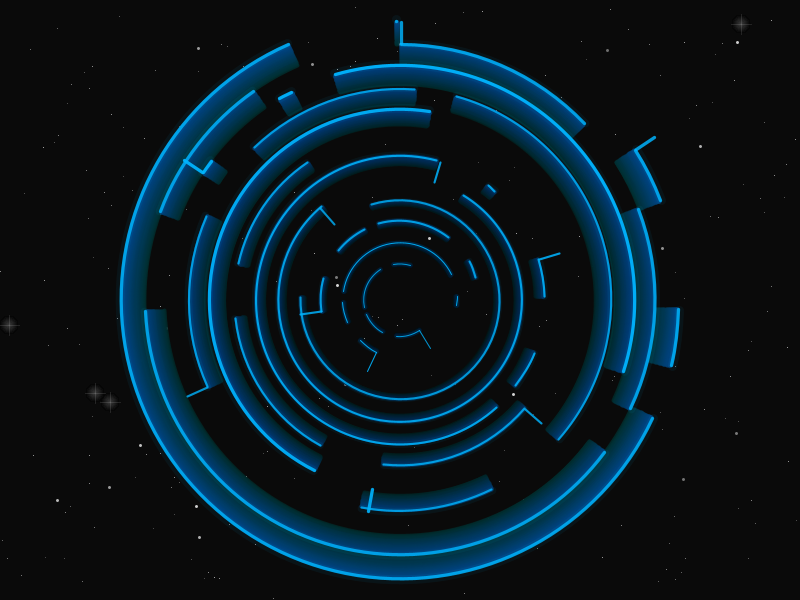
Frame 1 (no input)
Frame 60 (the mouse pressed at the canvas centre just before this capture): identical to frame 1, image omitted
Frame 120 (the mouse held since frame 60 and released just before this capture): identical to frame 1, image omitted

The Processing sketch that drew this single still picture (run headless with seeded random() and noise(); from frame 60 on, the mouse is pressed at the canvas centre):

// Processing sketch: processing_45111
// ── processing_45111.pde

// *******************************************************************************
// * Image de synthèse et interactivité EDM4610                                  *
// * Auteur: Justin Leduc (LEDJ20058800)                                         *
// * TP1 - Engin génératif                                                                   *
// *******************************************************************************

// *** DÉCLARATION DES VARIABLES ***
ArrayList anneauxList, etoilesList, grosseEtoileList;
int nbCircles;
float[] cScales;

void setup(){
  
  // Initialisation du canevas
  size(800, 600);
  smooth();
  noFill();
  
  anneauxList = new ArrayList();
  etoilesList = new ArrayList();
  grosseEtoileList = new ArrayList();
  
  nbCircles = int(random(10, 15)); // Nombre d'anneaux à générer
  
  cScales = new float[nbCircles]; // Tableau qui contiendra la grandeur des anneaux

  // Génération des anneaux
  for(int i = 0; i < nbCircles; i++){
    cScales[i] = random(1.003, 1.005);
    anneauxList.add(new Anneau(i));
  }

  // Génération des petites étoiles
  for(int t = 0; t <= int(random(250, 550)); t++){
    etoilesList.add(new Etoiles(t));
  }
  
  // Génération des grosses étoiles
  for(int k = 0; k <= 4; k++){
    grosseEtoileList.add(new GrosseEtoile());
  }
  
}

void draw(){
  
  background(10);
  
  strokeWeight(1);
  stroke(255, 255);
  
  // Étoiles
  for (int h = etoilesList.size()-1 ; h >= 0 ; h--) {
     Etoiles etoiles = (Etoiles) etoilesList.get(h);
     etoiles.display();
   }
   
   // Grosses étoiles
   for (int j = grosseEtoileList.size()-1 ; j >= 0 ; j--) {
     GrosseEtoile grosseEtoile = (GrosseEtoile) grosseEtoileList.get(j);
     grosseEtoile.display();
   }
  
  // Anneaux
  for (int k = anneauxList.size()-1 ; k >= 0 ; k--) {
     Anneau ann = (Anneau) anneauxList.get(k);
     ann.display();
   }
  
}

// Classe générant des petites étoiles

class Etoiles{
 
 // *** VARIABLES *** 
 
 // Instance de l'étoile (depuis la boucle du haut)
 int clef;
 
 // Transparence des étoiles
 int etoileAlpha = int(random(85, 220));
 
 // Position des étoiles
 int posX = int(random(800));
 int posY = int(random(600));
 
 
 // Constructeur
 Etoiles(int laClef){
   clef = laClef;
 }
 
 void display(){
   strokeWeight(1);
   stroke(255, etoileAlpha);
   if(clef%10==1){
      strokeWeight(3);
   }else{
     strokeWeight(1);
   }
   point(posX, posY);
 }
  
}

// Classe générant de grosses étoiles

class GrosseEtoile{
 
  // *** VARIABLES ***
  
 // Position des étoiles
 int posX = int(random(800));
 int posY = int(random(600));
  
  // Constructeur
  GrosseEtoile(){
  }
  
  void display(){
    pushMatrix();
      noStroke();
      createGradient(posX, posY, 10, color(60, 60, 60), color(0, 0, 0));
      stroke(color(255, 30));
      strokeWeight(1);
      line(posX, posY+10, posX, posY-10);
      line(posX-10, posY, posX+10, posY);
      noStroke();
      noFill();
    popMatrix();
  }
  
}

// Classe générant les anneaux

class Anneau{
  
  // *** VARIABLES ***
  
  int varI;
  
  // Angles des anneaux
  float cSmallAng;
  float cBigAng;
  float cOffset;
  
  // Taille des anneaux
  int cSize;
  float cScale;
  int cDepth;
  
  // Couleurs de la "stroke"
  int cStrokeCol;
  int cAlpha;
  
  // Constructeur
   Anneau(int i){
     varI = i;
     cSize = 30+(i*40);
     cSmallAng = random(PI);
     cBigAng = random(PI, TWO_PI);
     cOffset = 0.2;
     cStrokeCol = 10+(i*3);
     cAlpha = int(random(200, 255));
     cScale = cScales[1];
     cDepth = int(random(7+i, 15+i));
   }
   
   void display(){
     
    pushMatrix();
    
      translate(width/2, height/2);
      
      rotate(varI);
      
      // Pour chaque segment de l'anneau...
      for(int j = 0; j <= cDepth; j++){
        
        // Si c'est la bordure de l'anneau...
        if(j==cDepth){
          strokeWeight(1+(cDepth/10));
          stroke(0, 180, 255, cAlpha);
        }else{
          strokeWeight(4);
          stroke(0, cStrokeCol+j, cStrokeCol+(j*4), cAlpha);
        }
        
        // Segments de l'anneau
        beginShape();
          scale(cScale);
          arc(0, 0, cSize, cSize, 0, cSmallAng/2-cOffset);
          arc(0, 0, cSize, cSize, cSmallAng/2+cOffset, cSmallAng);
          arc(0, 0, cSize, cSize, cSmallAng+cOffset, cBigAng-cSmallAng/2-cOffset);
          arc(0, 0, cSize, cSize, cBigAng-cSmallAng/2+cOffset, cBigAng-cOffset);
        endShape();
        
        // Faible lueur appliquée sur la bordure de l'anneau
        if(j==cDepth){
          pushMatrix();
            strokeWeight(1+(cDepth/3));
            stroke(0, 180, 255, 15);
            beginShape();
              scale(cScale);
              arc(0, 0, cSize, cSize, 0, cSmallAng/2-cOffset);
              arc(0, 0, cSize, cSize, cSmallAng/2+cOffset, cSmallAng);
              arc(0, 0, cSize, cSize, cSmallAng+cOffset, cBigAng-cSmallAng/2-cOffset);
              arc(0, 0, cSize, cSize, cBigAng-cSmallAng/2+cOffset, cBigAng-cOffset);
            endShape();
          popMatrix();
        }
      
      } // for
      
      // Segments visant à donner l'illusion d'un labyrinthe
      pushMatrix();
        strokeWeight(1+(cDepth/10));
        stroke(0, 180, 255, cAlpha);
        translate(0, 0);
        int proch_i = varI+1;
        line((cSize*cScale/2), 0, ((30+(proch_i*cScale*40))/2), 0);
      popMatrix();
    
    popMatrix();
    
   }
  
}

// Fonction générant des dégradés radials
// Source: http://processing.org/learning/basics/radialgradient.html

void createGradient (float x, float y, float radius, color c1, color c2){
  float px = 0, py = 0, angle = 0;

  // calculate differences between color components 
  float deltaR = red(c2)-red(c1);
  float deltaG = green(c2)-green(c1);
  float deltaB = blue(c2)-blue(c1);
  // hack to ensure there are no holes in gradient
  // needs to be increased, as radius increases
  float gapFiller = 8.0;

  for (int i=0; i< radius; i++){
    for (float j=0; j<360; j+=1.0/gapFiller){
      px = x+cos(radians(angle))*i;
      py = y+sin(radians(angle))*i;
      angle+=1.0/gapFiller;
      color c = color(
      (red(c1)+(i)*(deltaR/radius)),
      (green(c1)+(i)*(deltaG/radius)),
      (blue(c1)+(i)*(deltaB/radius)) 
        );
      set(int(px), int(py), c);      
    }
  }

  // adds smooth edge 
  // hack anti-aliasing
  noFill();
  strokeWeight(3);
  ellipse(x, y, radius*2, radius*2);
}
